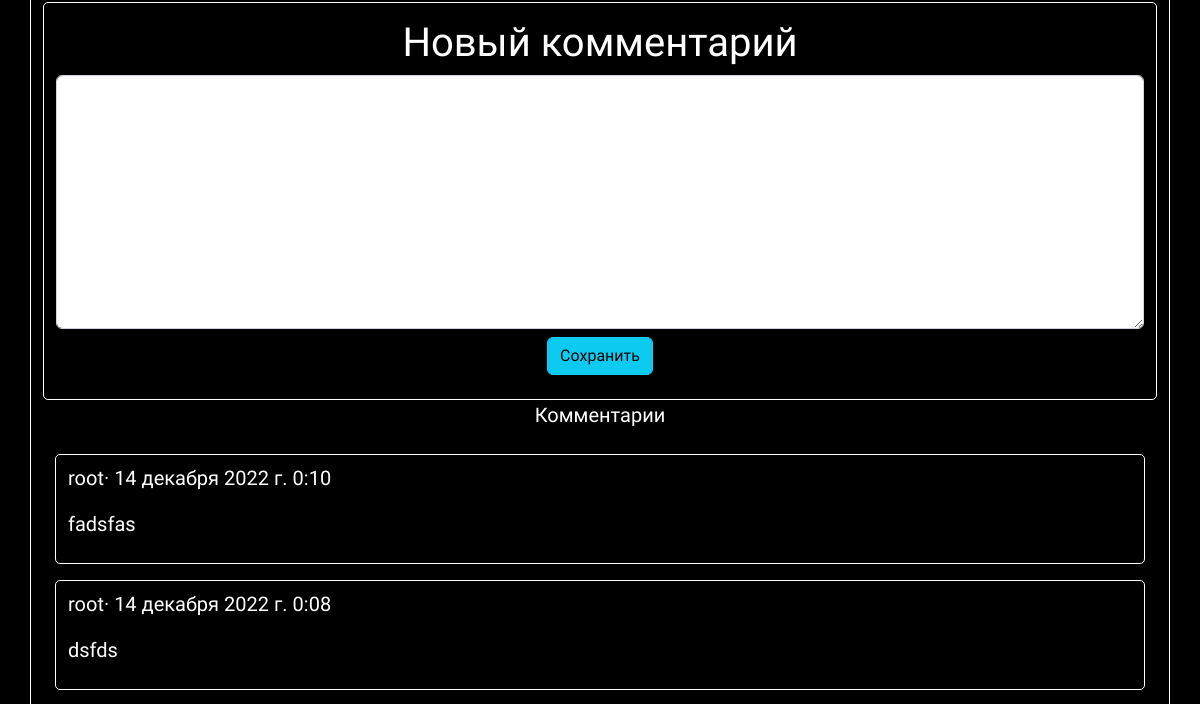
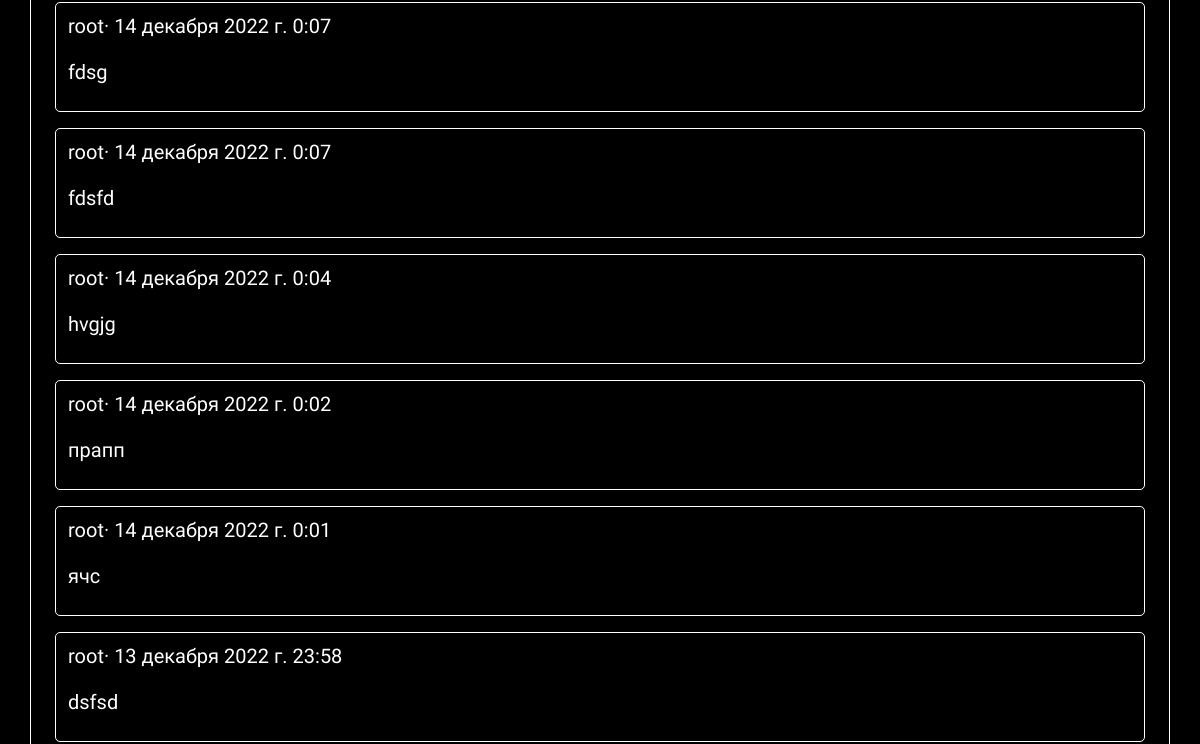
The app's page /news/1/ (signed in, middle part), older data (2 pictures, top to bottom).
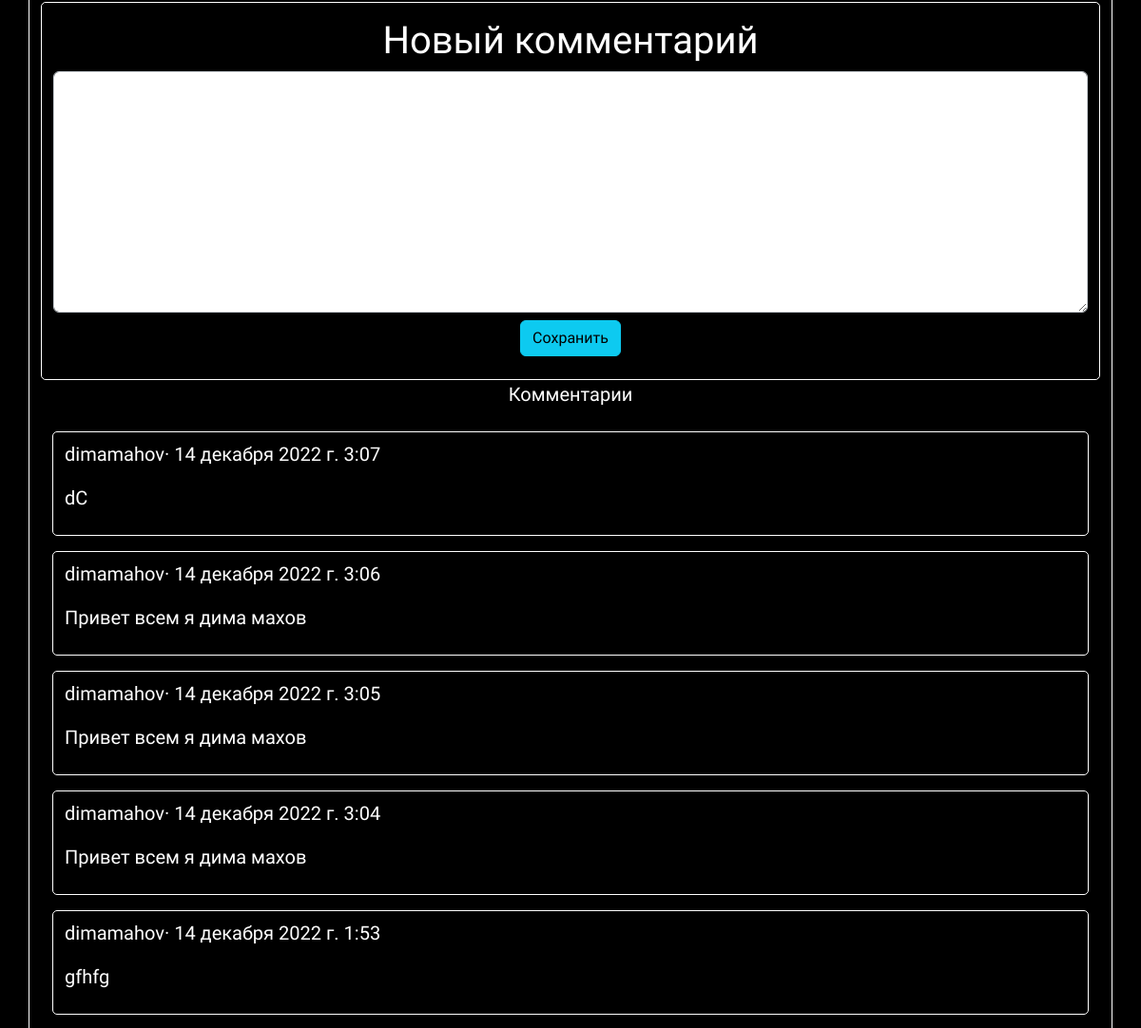
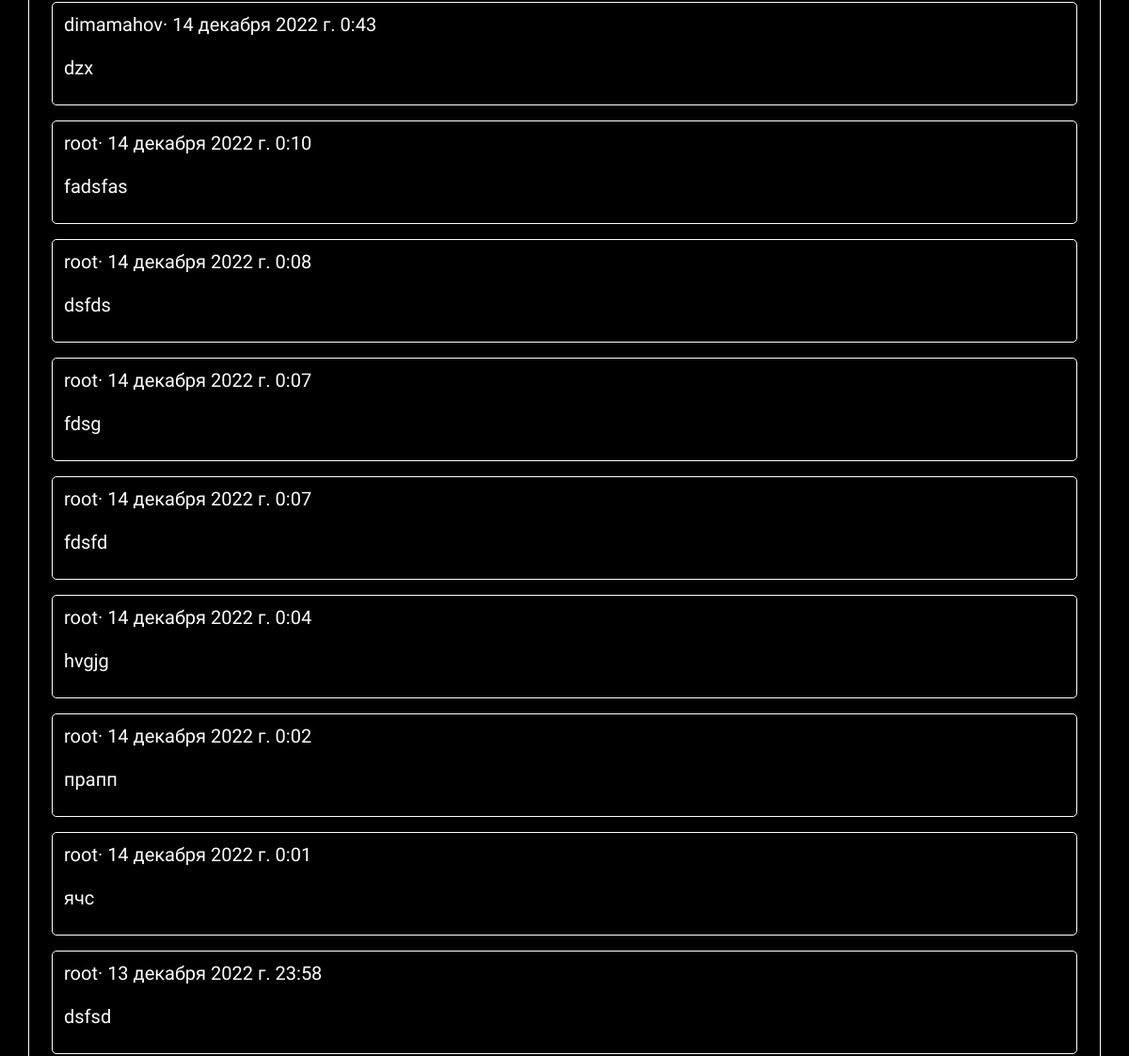
The same page, newer data (2 pictures, top to bottom).
### news/models.py (models this page shows, shortened)
class Comment(models.Model):
    news = models.ForeignKey(News, on_delete=models.CASCADE, related_name='comments')
    comment = models.TextField()
    date_comment = models.DateTimeField(auto_now_add=True)
    author = models.ForeignKey(
        settings.AUTH_USER_MODEL,
        on_delete=models.CASCADE,
    )
    def __str__(self):
        return self.comment

### users/models.py (models this page shows)
class CustomUser(AbstractUser):
    first_name = models.CharField(max_length=255)
    last_name = models.CharField(max_length=255)
    email = models.EmailField()
    image = models.ImageField(upload_to='static/img/', default='static/img/avatar.png')

### news/views.py (the view, shortened to what this page needs)
# urls.py: path('<int:pk>/', views.NewsDetailView.as_view(), name='news_detail'),
class NewsDetailView(DetailView):
    model = models.News
    template_name = 'news_detail.html'
    login_url = 'login'

### templates/news_detail.html (shortened to what this page needs)
    {% extends 'base.html'%}
    {% load static %}
    {% load crispy_forms_tags %}
    {% block content %}
    <div class="container jumbo-trone text-white text-center">
    <div class="card-footer text-center">
        {% if user.is_authenticated %}
        <div class="container jumbo-trone text-white text-center py-3">
            <h1>Новый комментарий</h1>
            <form method="post">
                <textarea class="form-control" cols="50" rows="10" name="comment"></textarea>
             <button class="btn btn-info m-2" type="submit">Сохранить</button>
            </form>
        </div>
        {% else %}
        <p><a href="{% url 'login' %}">Aвторизируетесь</a> на сайты чтобы оставлять комментарии под новостью</p>
        {% endif %}
        <p>Комментарии</p>
        <div class="container text-white text-start py-2 d-flex flex-column-reverse gap-3">
        {% for comment in news.comments.all %}
        <div class="container jumbo-trone text-white text-start py-2 ">
        <p>
          <span class="font-weight-bold">{{ comment.author }}&middot {{ comment.date_comment }}</span>
          <p>{{ comment }}</p>
        </p>
            </div>
            {% endfor %}
        </div>
        </div>
    </div>
    {% endblock content %}

Row changes from the older to the newer data that the page shows:
added Comment: author "dimamahov", date_comment "14 декабря 2022 г. 0:43", comment "dzx"
added Comment: author "dimamahov", date_comment "14 декабря 2022 г. 1:53", comment "gfhfg"
added Comment: author "dimamahov", date_comment "14 декабря 2022 г. 3:04", comment "Привет всем я дима махов"
added Comment: author "dimamahov", date_comment "14 декабря 2022 г. 3:05", comment "Привет всем я дима махов"
added Comment: author "dimamahov", date_comment "14 декабря 2022 г. 3:06", comment "Привет всем я дима махов"
added Comment: author "dimamahov", date_comment "14 декабря 2022 г. 3:07", comment "dC"
